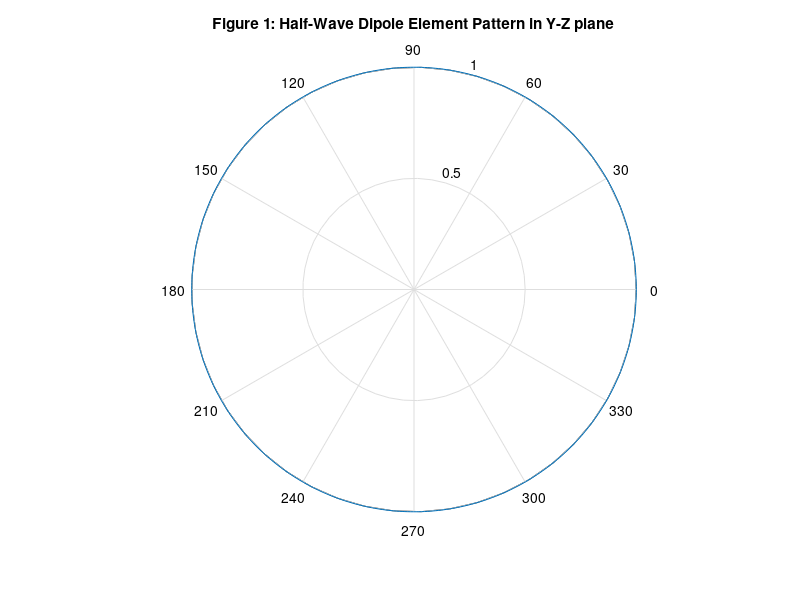
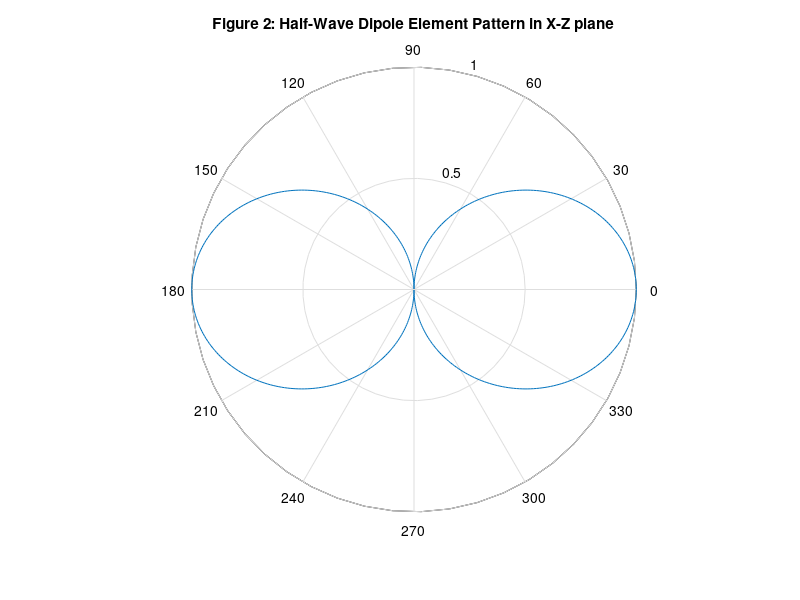
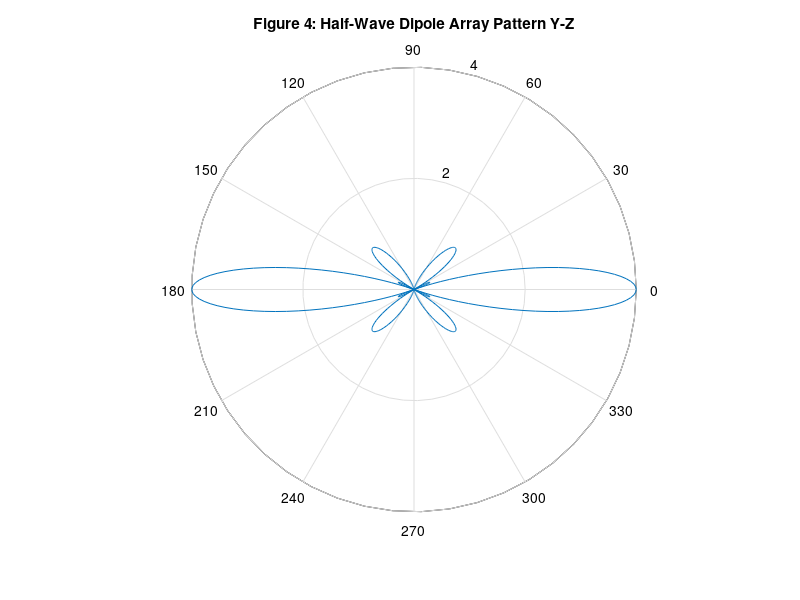
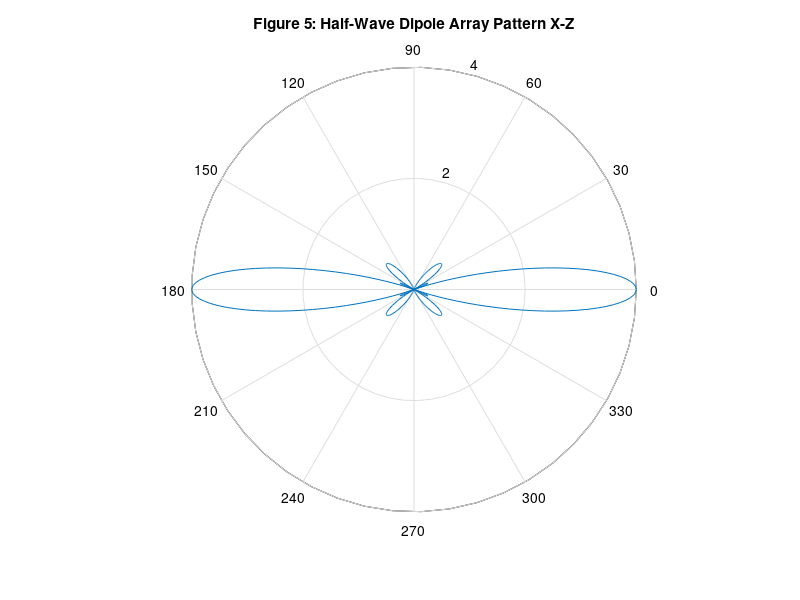

MATLAB code for these plots, in order: (Note: this script raises an error after producing the figures.)
%% ENEL 627 Assignment 3
% Analysis of Van Atta Array using different lengths
% code built off of ENEL 627 assignment 
%
%% Van Atta array parameters
% Frequency 79 GHz
% Transmission line length of first pair = l1
% Transmission line length of second pair = l2
% Element spacing = z
% Assume Gain and Array factor = 1
% Relative Phase difference calculation
    % First start with same lengths
        % Each pair gets signal 
        % go through phase conjugation calculation
        % see that emitted wave is the same as received
    % 
clear all 
close all
clc
% Define parameters of incident wave
fo = 79e9;
c = 2.99792458e8;
lamda = 1/fo;
theta = linspace(0,2*pi,500);
phi = linspace(0,2*pi,500);
d = 0.5*lamda;
incident_phi = 2*pi/lamda*d*sin(theta);

% define parameters of array
%l1 = 100;                               % dimensions in mm
A1_relative_phase = zeros(1,500);
A2_relative_phase = -1*incident_phi;
A3_relative_phase = -2*incident_phi;
A4_relative_phase = -3*incident_phi;
delta_phi = zeros(500,500);
for i = 1:500
    delta_phi_temp = linspace(-0.5*incident_phi(i),0.5*incident_phi(i), 500);
    delta_phi = [delta_phi; delta_phi_temp];
end

AF_VA = exp(1i*A1_relative_phase) + exp(1i*A2_relative_phase) + exp(1i*A3_relative_phase) + exp(1i*A4_relative_phase);
AF_VA_mag = abs(AF_VA)/4;

for m = 1:500;
    for n = 1:500;
        ElementPattern_HW(m,n) = cos(pi/2*sin(theta(m))*cos(phi(n))) / sqrt((1 - (sin(theta(m))^2*cos(phi(n))^2)));
    end 
end;

% Note we have to plot the element factor in both planes
figure;
polar(theta, ElementPattern_HW(1,:));
title('Figure 1: Half-Wave Dipole Element Pattern in Y-Z plane');

ElementPatternT = ElementPattern_HW';
figure;
polar(theta, ElementPatternT(1,:));
title('Figure 2: Half-Wave Dipole Element Pattern in X-Z plane');

% Plot Array Pattern
ArrayPattern_HW = zeros(1,500);
%ArrayPattern for X-Z
for m = 1:500;
    for n = 1:500;
        ArrayPattern_HW(m,n) = ElementPattern_HW(m,n) * AF_VA(n);
    end 
end;

%ArrayPattern for Y-Z
for m = 1:500;
    for n = 1:500;
        ArrayPattern_HW_YZ(m,n) = ElementPattern_HW(m,n) * AF_VA(m);
    end 
end;

figure;
polar(theta, ArrayPattern_HW(1,:));
title('Figure 4: Half-Wave Dipole Array Pattern Y-Z');

ArrayPatternT = ArrayPattern_HW_YZ';
figure;
polar(theta, ArrayPatternT(1,:));
title('Figure 5: Half-Wave Dipole Array Pattern X-Z');
%% Now let's start changing the array factor based on varying length
close all
clc
% for each value of theta and delta_l calculate the new relative phase 
A1_rp_new = zeros(500,500);
for i = 1:500
    for j = 1:500
        A2_rp_new(i,j) = -1*(2*pi/lamda*d*sin(theta(i))) - l2_electrical(j);
        A3_rp_new(i,j) = -2*(2*pi/lamda*d*sin(theta(i))) - l2_electrical(j);
        A4_rp_new(i,j) = -3*(2*pi/lamda*d*sin(theta(i))) - l2_electrical(j);
    end
end
% Calculate the new array factors as a function of theta and delta_L
for i = 1:500
    for j = 1:500
        AF_pseudo_VA(i,j) = exp(1i*A1_rp_new(i,j)) + exp(1i*A2_rp_new(i,j)) + exp(1i*A3_rp_new(i,j)) + exp(1i*A4_rp_new(i,j));
    end
end


